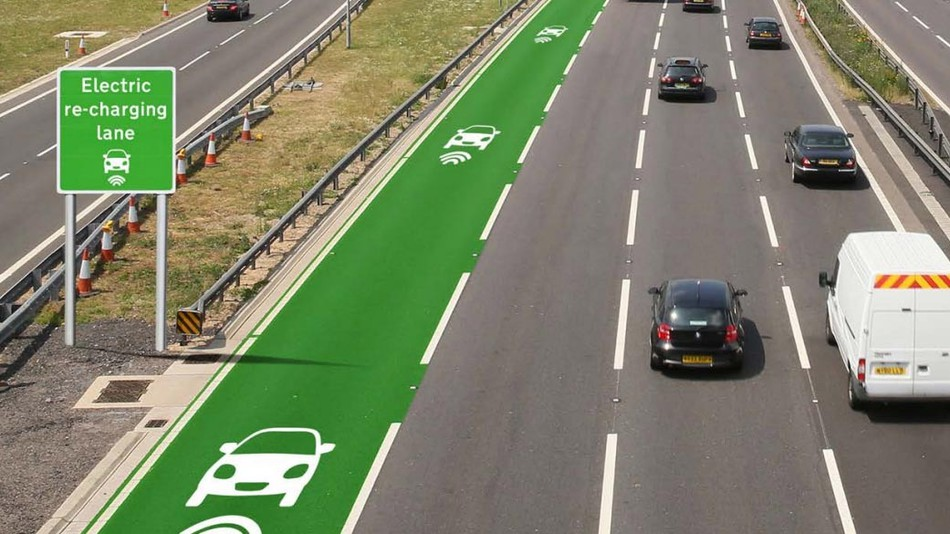
#> input picture vehicle/examples/img2.jpg, 950 x 534 px
$ python -i svm_pipeline.py   (imports and definitions only)   (older library calls are emulated)
#> lines starting #> are read from the running program, lines starting #| are printed output that depends on the picture
import matplotlib.image as mpimg
from skimage.feature import hog
from scipy.ndimage.measurements import label
from os import walk
from os import path
import time
from sklearn.svm import LinearSVC
from sklearn.preprocessing import StandardScaler
from sklearn.model_selection import train_test_split
import pickle
from copy import copy
from visualizations import *
from timeit import default_timer as timer

### Parameters
color_space = 'YCrCb' # Can be RGB, HSV, LUV, HLS, YUV, YCrCb
# color_space = 'HSV' # Can be RGB, HSV, LUV, HLS, YUV, YCrCb
orient = 9  # HOG orientations
pix_per_cell = 8 # HOG pixels per cell
cell_per_block = 2 # HOG cells per block, which can handel e.g. shadows
hog_channel = "ALL" # Can be 0, 1, 2, or "ALL"
# hog_channel = 2 # Can be 0, 1, 2, or "ALL"
spatial_size = (32, 32) # Spatial binning dimensions
hist_bins = 32    # Number of histogram bins
spatial_feat = True # Spatial features on or off
hist_feat = True # Histogram features on or off
hog_feat = True # HOG features on or off
buffer_weights=[0.1,0.2,0.3,0.4]
clf_path = 'clf_pickle_all_v1.p'  # if classifier exist
Heatmap_buffer = []
N_buffer = 3
y_start_stop = [400, 656] # Min and max in y to search in slide_window()
ystart_0 = y_start_stop[0]
ystop_0 = ystart_0 + 64*2
ystart_1 = ystart_0
ystop_1 = y_start_stop[1]
ystart_2 = ystart_0
ystop_2 = y_start_stop[1]
ystarts = [ystart_1, ystart_2]
ystops = [ystop_1-100, ystop_2]
search_window_scales = [1.5, 2]  # (64x64), (96x96), (128x128)


# Define a function to return HOG features and visualization
def get_hog_features(img, orient, pix_per_cell, cell_per_block,
                        vis=False, feature_vec=True):
    # Call with two outputs if vis==True
    if vis == True:
        features, hog_image = hog(img, orientations=orient,
                                  pixels_per_cell=(pix_per_cell, pix_per_cell),
                                  cells_per_block=(cell_per_block, cell_per_block),
                                  transform_sqrt=True,
                                  visualise=vis, feature_vector=feature_vec)
        return features, hog_image
    # Otherwise call with one output
    else:
        features = hog(img, orientations=orient,
                       pixels_per_cell=(pix_per_cell, pix_per_cell),
                       cells_per_block=(cell_per_block, cell_per_block),
                       transform_sqrt=True,
                       visualise=vis, feature_vector=feature_vec)
        return features


def bin_spatial(img, size=(32, 32)):
#> called with size = (32, 32)
    color1 = cv2.resize(img[:,:,0], size).ravel()
#> color1 = 1024 values, max 255 at index 904, min 11 at index 799, mean 126.9
    color2 = cv2.resize(img[:,:,1], size).ravel()
#> color2 = 1024 values, max 255 at index 904, min 13 at index 798, mean 133.2
    color3 = cv2.resize(img[:,:,2], size).ravel()
#> color3 = 1024 values, max 255 at index 904, min 7 at index 799, mean 107.5
    return np.hstack((color1, color2, color3))


# Define a function to compute color histogram features
# NEED TO CHANGE bins_range if reading .png files with mpimg!
def color_hist(img, nbins=32):
    # Compute the histogram of the color channels separately
    channel1_hist = np.histogram(img[:,:,0], bins=nbins)
    channel2_hist = np.histogram(img[:,:,1], bins=nbins)
    channel3_hist = np.histogram(img[:,:,2], bins=nbins)
    # Concatenate the histograms into a single feature vector
    hist_features = np.concatenate((channel1_hist[0], channel2_hist[0], channel3_hist[0]))
    # Return the individual histograms, bin_centers and feature vector
    return hist_features


# Define a function to extract features from a list of images
# Have this function call bin_spatial() and color_hist()
# [113 lines left out: functions extract_features, slide_window, draw_boxes, convert_color, not called in this run]


# Define a function to extract features from a single image window
def single_img_features(img, color_space='RGB', spatial_size=(32, 32),
                        hist_bins=32, orient=9,
                        pix_per_cell=8, cell_per_block=2, hog_channel=0,
                        spatial_feat=True, hist_feat=True, hog_feat=True):
    #1) Define an empty list to receive features
    img_features = []
    #2) Apply color conversion if other than 'RGB'
    if color_space != 'RGB':
        if color_space == 'HSV':
            feature_image = cv2.cvtColor(img, cv2.COLOR_RGB2HSV)
        elif color_space == 'LUV':
            feature_image = cv2.cvtColor(img, cv2.COLOR_RGB2LUV)
        elif color_space == 'HLS':
            feature_image = cv2.cvtColor(img, cv2.COLOR_RGB2HLS)
        elif color_space == 'YUV':
            feature_image = cv2.cvtColor(img, cv2.COLOR_RGB2YUV)
        elif color_space == 'YCrCb':
            feature_image = cv2.cvtColor(img, cv2.COLOR_RGB2YCrCb)
    else:
        feature_image = np.copy(img)
    #3) Compute spatial features if flag is set
    if spatial_feat == True:
        spatial_features = bin_spatial(feature_image, size=spatial_size)
#> spatial_features = 3072 values, max 255 at index 904, min 7 at index 2847, mean 122.5
        #4) Append features to list
        img_features.append(spatial_features)
    #5) Compute histogram features if flag is set
    if hist_feat == True:
        hist_features = color_hist(feature_image, nbins=hist_bins)
#> in color_hist, `hist_features = np.concatenate((channel1_hist[0], channel2_hist[0], ch..`: hist_features = 96 values, max 76261 at index 46, min 28 at index 0, mean 15853.1
        #6) Append features to list
        img_features.append(hist_features)
    #7) Compute HOG features if flag is set
    if hog_feat == True:
        if hog_channel == 'ALL':
            hog_features = []
            for channel in range(feature_image.shape[2]):
                hog_features.extend(get_hog_features(feature_image[:,:,channel],
                                    orient, pix_per_cell, cell_per_block,
                                    vis=False, feature_vec=True))
        else:
            hog_features = get_hog_features(feature_image[:,:,hog_channel], orient,
                        pix_per_cell, cell_per_block, vis=False, feature_vec=True)
#> in get_hog_features, `features = hog(img, orientations=orient, pixels_per_cell=(pix_per_cell..`:
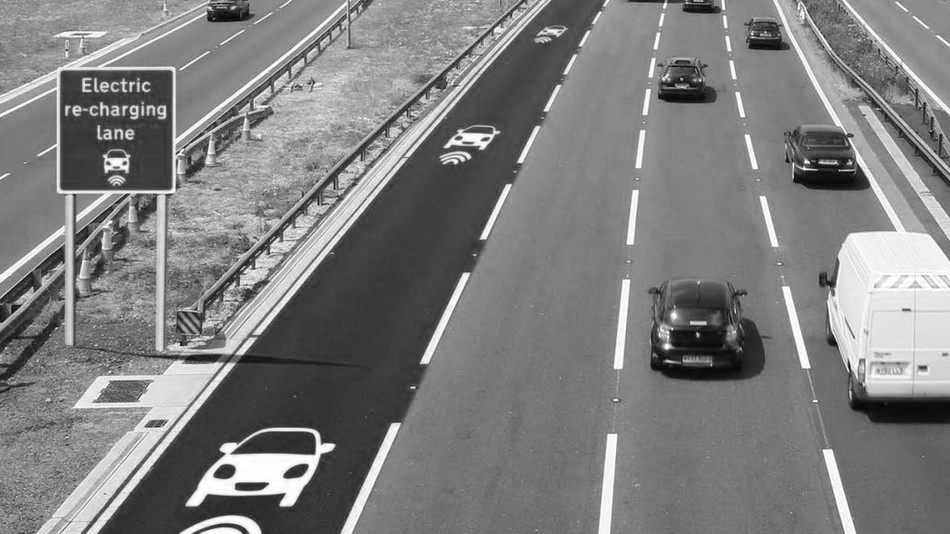
#> img: shape (534, 950); min 0, max 255, mean 126.5
        #8) Append features to list
        img_features.append(hog_features)

    #9) Return concatenated array of features
    return np.concatenate(img_features)


# Define a function you will pass an image
# and the list of windows to be searched (output of slide_windows())
# [207 lines left out: functions search_windows, find_cars, add_heat, apply_threshold, draw_bboxes, generate_heatmap and 1 more, not called in this run]


# if svm classifer exist, load it; otherwise, compute the svm classifier
# [89 lines not run here, left out]


# [31 lines left out: function vehicle_detection_svm, not called in this run]

>>> import cv2
>>> picture = cv2.cvtColor(cv2.imread('examples/img2.jpg'), cv2.COLOR_BGR2RGB)
>>> result = single_img_features(picture)

$ run again, on vehicle/examples/test1.jpg
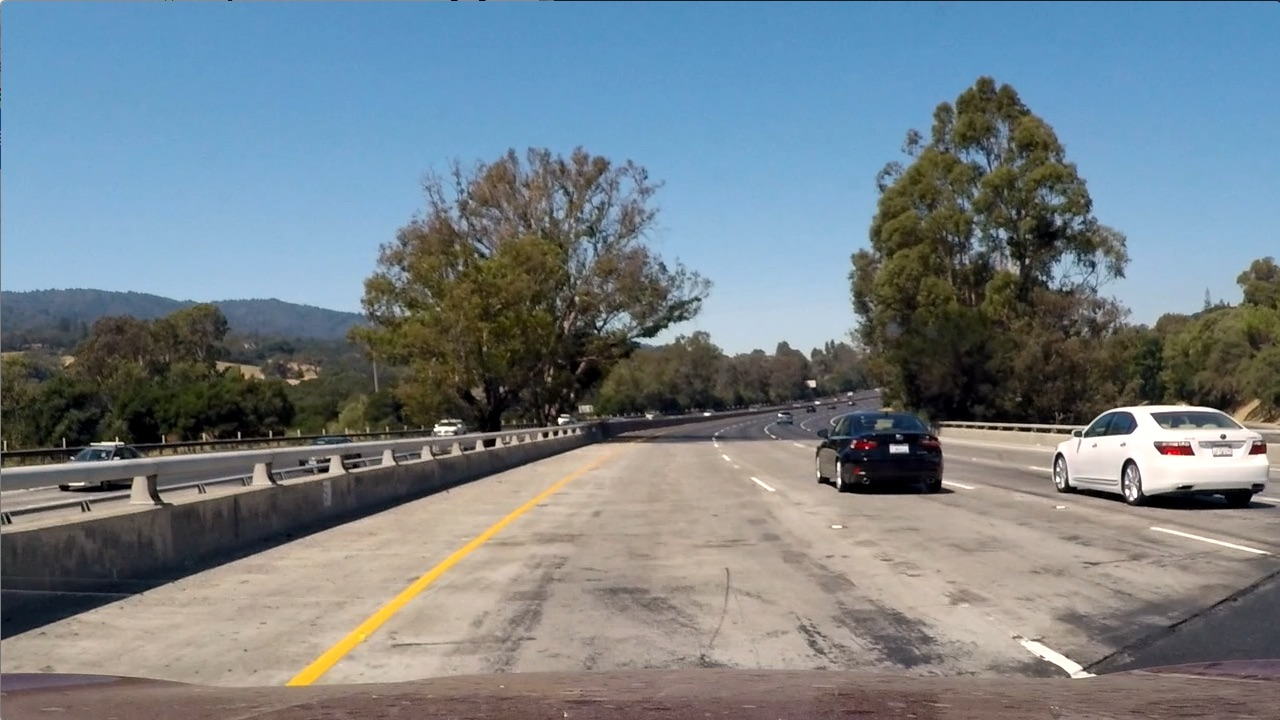
#> input picture vehicle/examples/test1.jpg, 1280 x 720 px
#> color1 = 1024 values, max 255 at index 635, min 0 at index 579, mean 117.3
#> color2 = 1024 values, max 255 at index 604, min 0 at index 611, mean 128.5
#> color3 = 1024 values, max 254 at index 604, min 0 at index 582, mean 135.6
#> spatial_features = 3072 values, max 255 at index 635, min 0 at index 579, mean 127.1
#> in color_hist, `hist_features = np.concatenate((channel1_hist[0], channel2_hist[0], ch..`: hist_features = 96 values, max 111331 at index 89, min 936 at index 60, mean 28800
#> in get_hog_features, `features = hog(img, orientations=orient, pixels_per_cell=(pix_per_cell..`:
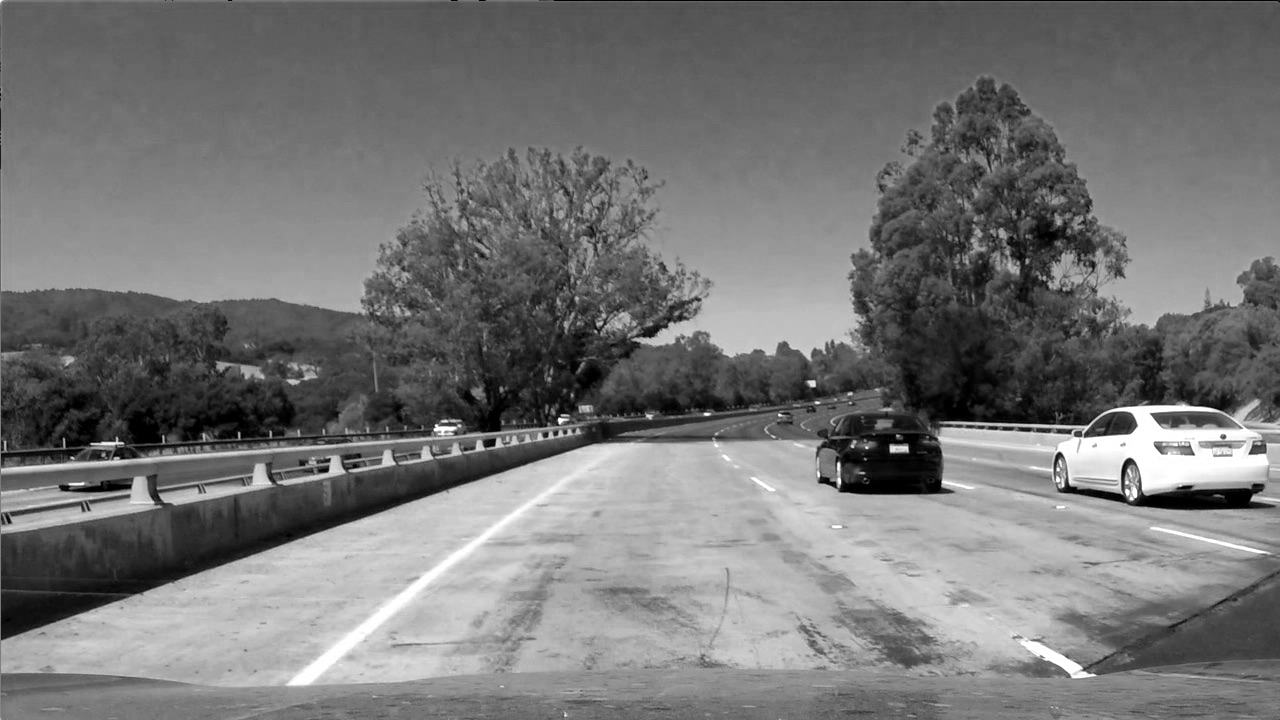
#> img: shape (720, 1280); min 0, max 255, mean 117.5

$ run again, on vehicle/examples/test2.jpg
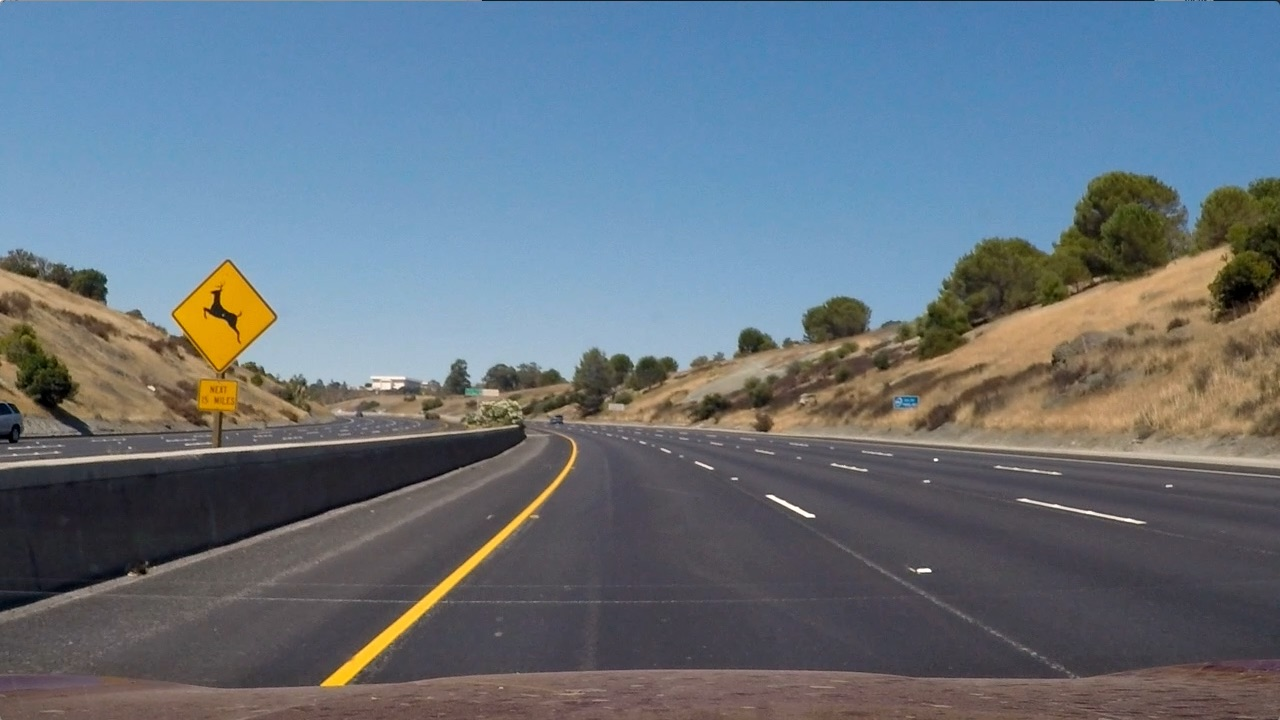
#> input picture vehicle/examples/test2.jpg, 1280 x 720 px
#> color1 = 1024 values, max 253 at index 811, min 8 at index 545, mean 102.2
#> color2 = 1024 values, max 207 at index 730, min 6 at index 545, mean 113.9
#> color3 = 1024 values, max 209 at index 490, min 0 at index 453, mean 124.8
#> spatial_features = 3072 values, max 253 at index 811, min 0 at index 2501, mean 113.6
#> in color_hist, `hist_features = np.concatenate((channel1_hist[0], channel2_hist[0], ch..`: hist_features = 96 values, max 117155 at index 74, min 82 at index 95, mean 28800
#> in get_hog_features, `features = hog(img, orientations=orient, pixels_per_cell=(pix_per_cell..`:
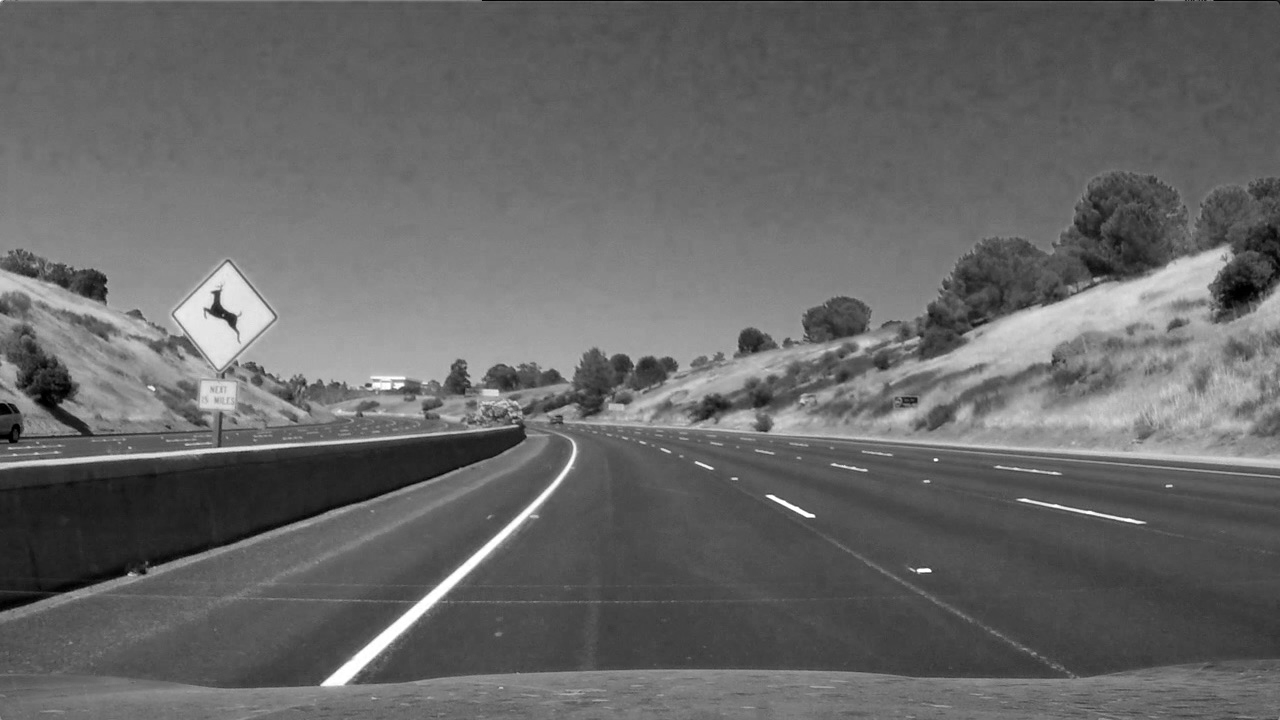
#> img: shape (720, 1280); min 0, max 255, mean 102.8

$ run again, on vehicle/examples/test3.jpg
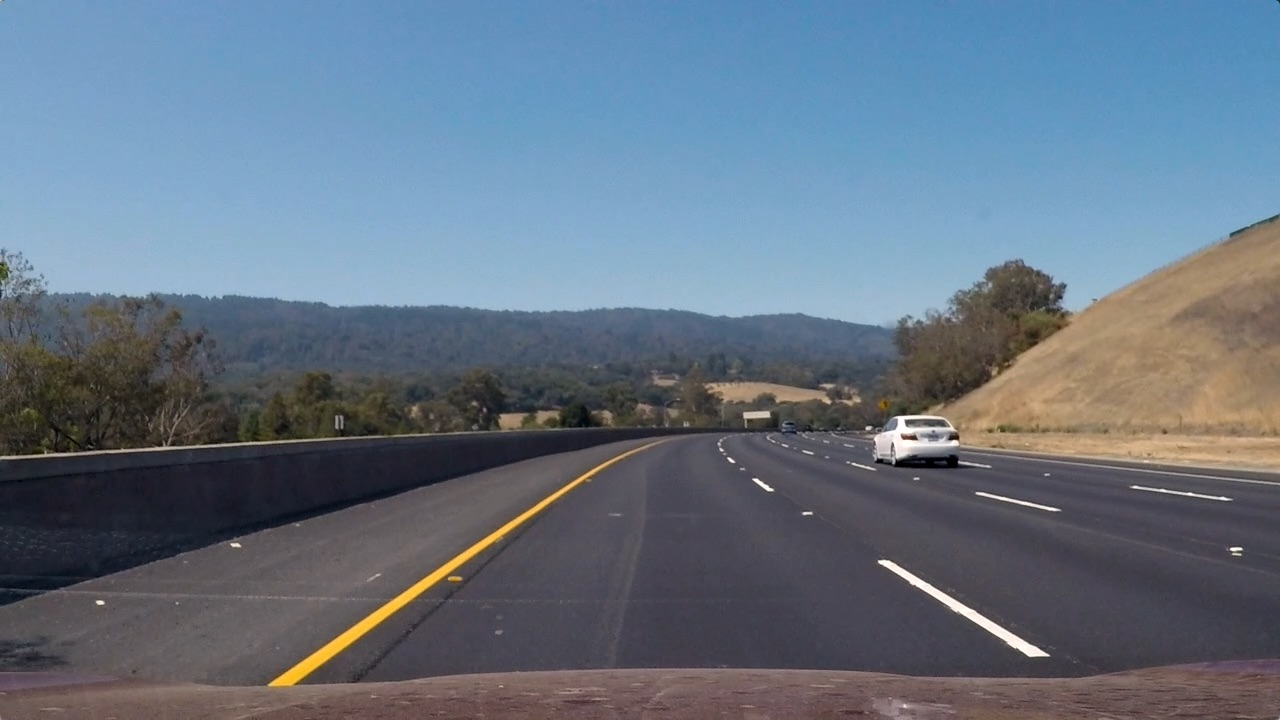
#> input picture vehicle/examples/test3.jpg, 1280 x 720 px
#> color1 = 1024 values, max 255 at index 904, min 12 at index 801, mean 101.3
#> color2 = 1024 values, max 247 at index 822, min 16 at index 662, mean 115.6
#> color3 = 1024 values, max 240 at index 822, min 17 at index 662, mean 130.9
#> spatial_features = 3072 values, max 255 at index 904, min 12 at index 801, mean 115.9
#> in color_hist, `hist_features = np.concatenate((channel1_hist[0], channel2_hist[0], ch..`: hist_features = 96 values, max 140896 at index 89, min 252 at index 58, mean 28800
#> in get_hog_features, `features = hog(img, orientations=orient, pixels_per_cell=(pix_per_cell..`:
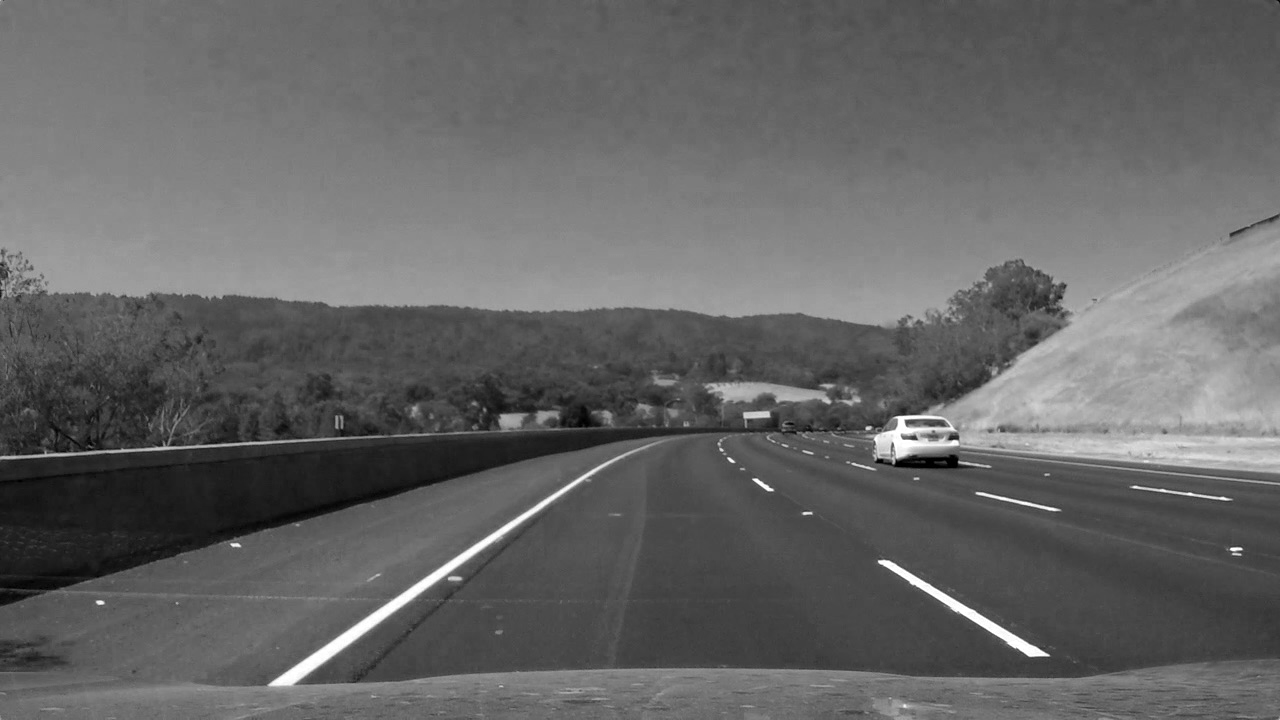
#> img: shape (720, 1280); min 0, max 255, mean 101.1
